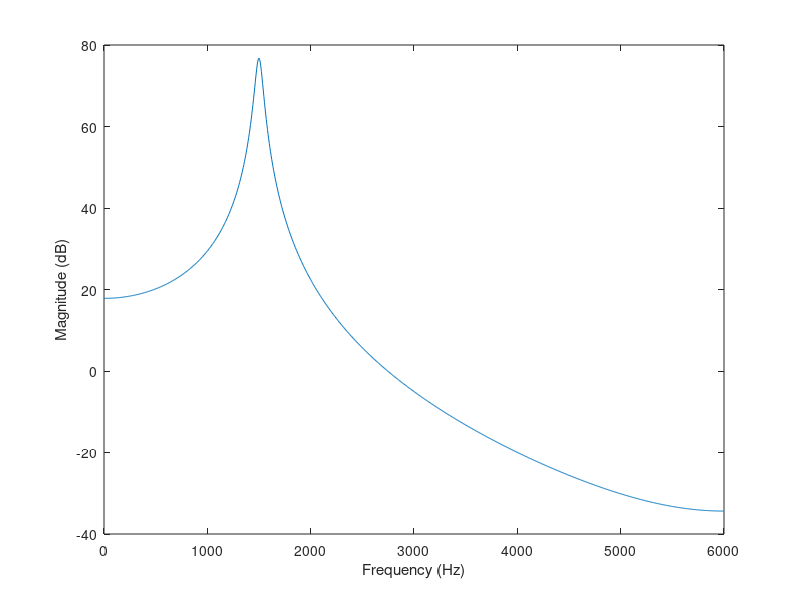

This chart was generated by the following MATLAB code:
%%%%%%%%%%%%%%%%%%%%%%%%%%%%%%%%%%%%%%%%%%%%%%%%%%%%%%%%%%%%%%%%%%%%%
%
% exercise_1.m
%
% Exercise 1 as part of Assignment 1 for EE445.
% Luke Canny 19339166 25/10/2022
%
%%%%%%%%%%%%%%%%%%%%%%%%%%%%%%%%%%%%%%%%%%%%%%%%%%%%%%%%%%%%%%%%%%%%%

% Declaring inital constants
b = [1 0.4];
a = [1 -1.5*cos(pi/8) 0.96];
n = 1024;
fs = 12000;

% Applying freqz function
[h, f] = freqz(b,a,n,fs);
%  returns the n-point frequency response vector h and the corresponding 
% angular frequency vector w for the digital filter with transfer function 
% coefficients stored in b and a

% Converting frequency response vector to decibels (h is complex)
hDB = 20*log(abs(h));

% Plotting data
plot(f, hDB);
xlabel("Frequency (Hz)");
ylabel("Magnitude (dB)");